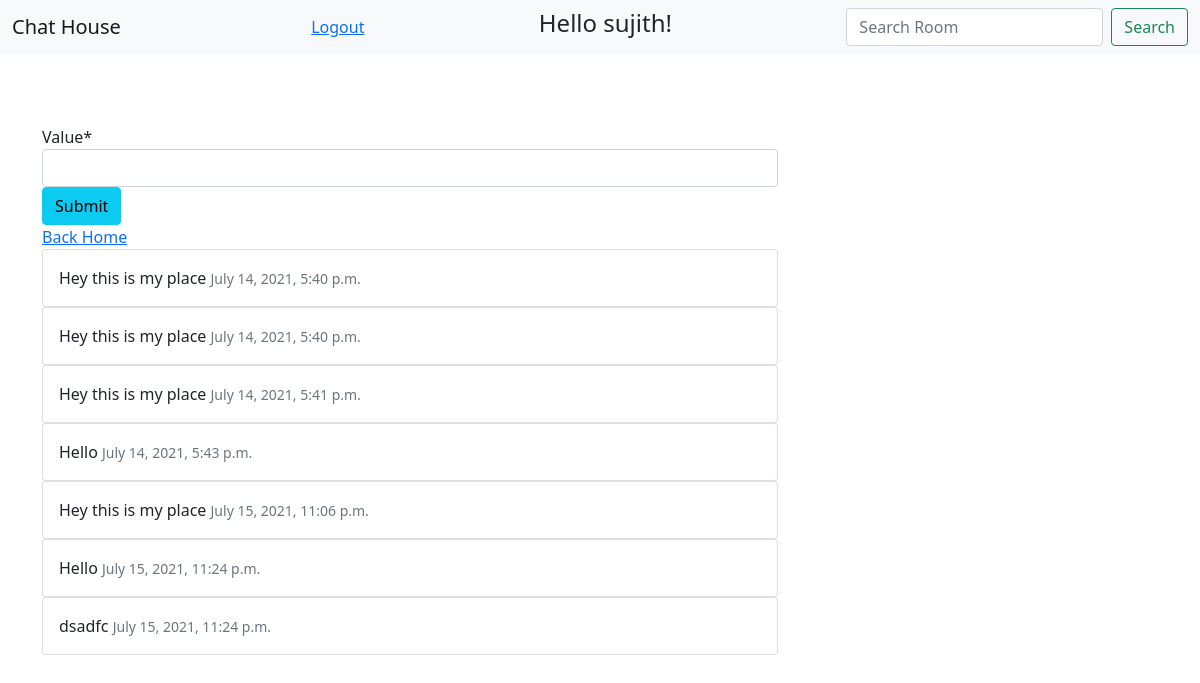
The page /room/4/ (signed in) on the database its author committed.
### chatroom/models.py (models this page shows, shortened)
class Messages(models.Model):
    value = models.CharField(max_length=200)
    room = models.ForeignKey(Room, on_delete=models.CASCADE)
    message_created_on = models.DateTimeField(default=timezone.now)

### chatroom/views.py (the view)
# urls.py: path('room/<str:id>/', views.roomMessage, name="room-message"),
@login_required(login_url='login')
def roomMessage(request, id):
    room = Room.objects.get(id=id)
    message = Messages.objects.filter(room=id)
    form = MessageForm(initial={'room':room})
    if request.method == 'POST':
        form = MessageForm(request.POST)
        if form.is_valid():
            form.save()
            return redirect(reverse('chatroom:room-message', args=id))
    context={'message':message, 'form':form}
    return render(request, 'chatroom/room_message.html', context)

### chatroom/forms.py
class MessageForm(forms.ModelForm):
    class Meta:
        model = Messages
        widgets = {'room': forms.HiddenInput()}
        fields = '__all__'
        exclude = ['message_created_on']

### templates/chatroom/room_message.html (shortened to what this page needs)
{% extends 'base.html' %}
{% load crispy_forms_filters %}
{% block content %}
<div  style="margin-top: 50px;">
<form method="POST" action="">
   {{form|crispy}}
   <input class="btn btn-info" type="submit" name="send_message">
</form>
<a href="{% url 'chatroom:room-home' %}">Back Home</a>
{% for messages in message %}
    <div class="card">
      <div class="card-body">
        {{messages.value}}
        <small class="text-muted">{{messages.message_created_on}}</small>
      </div>
    </div>
{% endfor %}
</div>
{% endblock %}

### templates/base.html (shortened to what this page needs)
<!DOCTYPE html>
<html lang="en">
<head>
    <link href="https://cdn.jsdelivr.net/npm/bootstrap@5.0.2/dist/css/bootstrap.min.css" rel="stylesheet">
</head>
<body>
    <header>
        <nav class="navbar navbar-light bg-light" style="position:fixed; width:100%; top:0; z-index:1;">
            <div class="container-fluid">
              <span class="navbar-brand mb-0 h1">Chat House</span>
              {% if user.is_authenticated %}
              <a href="{% url 'logout' %}">Logout</a>
              <h4>Hello {{user.username}}!</h4>
              <form method="" action="{% url 'chatroom:room-home' %}" class="d-flex">
                <input class="form-control me-2" type="search" placeholder="Search Room" aria-label="Search" name="room-name">
                <button class="btn btn-outline-success" type="submit">Search</button>
              </form>
              {% else %}
              <a href="{% url 'login' %}">Login</a>
              {% endif %}
            </div>
          </nav>
    </header>
    <section>
    <div class="container" style="padding-top: 75px;">
        <div class="row">
            <div class="col-md-8">
              {% block content %}{% endblock %}
            </div>
        </div>
    </div>
</section>
</body>
</html>

### rows shown on the page
Messages: value "Hey this is my place", message_created_on "July 14, 2021, 5:40 p.m."
Messages: value "Hey this is my place", message_created_on "July 14, 2021, 5:40 p.m."
Messages: value "Hey this is my place", message_created_on "July 14, 2021, 5:41 p.m."
Messages: value "Hello", message_created_on "July 14, 2021, 5:43 p.m."
Messages: value "Hey this is my place", message_created_on "July 15, 2021, 11:06 p.m."
Messages: value "Hello", message_created_on "July 15, 2021, 11:24 p.m."
Messages: value "dsadfc", message_created_on "July 15, 2021, 11:24 p.m."

### other values the page prints
{{ user.username }} "sujith"
